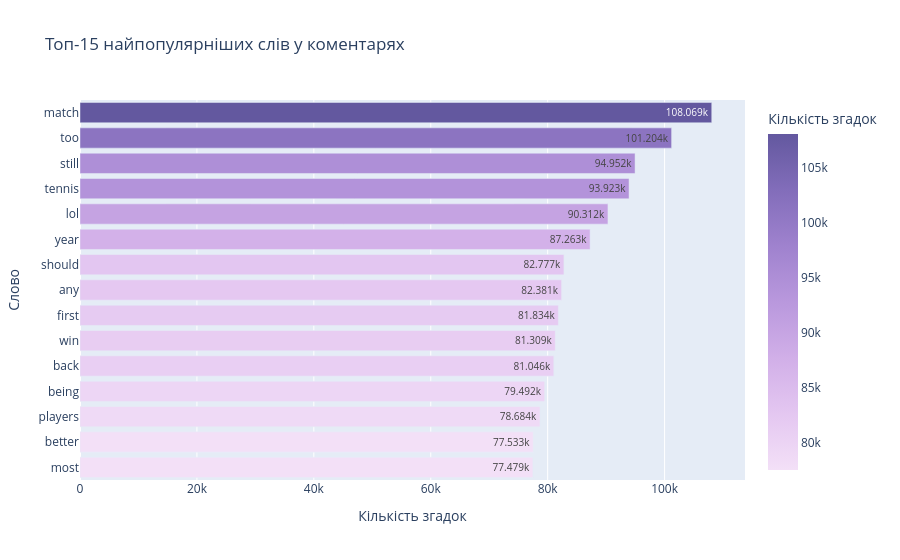

Here is the notebook cell this chart was saved with:
### Code cell
import pandas as pd
import plotly.express as px
import re
from collections import Counter

# Список стоп-слів 
stop_words = {
    'the', 'to', 'and', 'in', 'of', 'for', 'a', 'on', 'is', 'at', 'i', 'with', 
    'it', 'this', 'that', 'olympics', 'olympic', 'my', 'how', 'are', 'you', 'was', 'what', 
    'do', 'from', 'as', 'be', 'have', 'or', 'by', 'but', 'not', 'can', 'about',
    'after', 'who', 'why', 'will', 'his', 'he', 'she', 'they', 'we', 'just', 'all', 
    'out', 'has', 'up', 'if', 'so', 'like', 'there', 'would', 'people', 'one', 'more',
    'an', 'their', 'when', 'some', 'get', 'think', 'good', 'even', 'time', 'which', 'me',
    'your', 'her', 'don', 'because', 'him', 'than', 'really', 'had', 'been', 'also', 
    'see', 'only', 'them', 'now', 'much', 'know', 'can', 'did', 'very', 'were', 'then',
    'into', 'could', 'other', 'well', 'going', 'way', 'got', 'make', 'game', 'play'
}

# Оптимізований підрахунок слів
word_counts_comments = Counter()

for text in df_clean_comments['body'].dropna():
    words = re.findall(r'\b[a-z]+\b', str(text).lower())
    filtered = [w for w in words if w not in stop_words and len(w) > 2]
    word_counts_comments.update(filtered)

df_top_comments_words = pd.DataFrame(word_counts_comments.most_common(15), columns=['word', 'count'])
df_top_comments_words = df_top_comments_words.sort_values(by='count', ascending=True)

# Будуємо горизонтальний Bar Chart
fig_comments_words = px.bar(
    df_top_comments_words,
    x='count',
    y='word',
    orientation='h',
    title='Топ-15 найпопулярніших слів у коментарях',
    labels={'count': 'Кількість згадок', 'word': 'Слово'},
    text_auto=True,
    color='count',
    color_continuous_scale='Purp' 
)

fig_comments_words.update_layout(
    xaxis_title="Кількість згадок",
    yaxis_title="Слово"
)

fig_comments_words.show()

### Figure 1 — Plotly figure (JSON) as saved in the notebook; plotly's stock layout.template omitted (floating-point values rounded to 4 significant figures)
{"data": [{"hovertemplate": "Кількість згадок=%{marker.color}<br>Слово=%{y}<extra></extra>", "legendgroup": "", "marker": {"color": [77479, 77533, 78684, 79492, 81046, 81309, 81834, 82381, 82777, 87263, 90312, 93923, 94952, 101204, 108069], "coloraxis": "coloraxis", "pattern": {"shape": ""}}, "name": "", "orientation": "h", "showlegend": false, "textposition": "auto", "texttemplate": "%{x}", "type": "bar", "x": [77479, 77533, 78684, 79492, 81046, 81309, 81834, 82381, 82777, 87263, 90312, 93923, 94952, 101204, 108069], "xaxis": "x", "y": ["most", "better", "players", "being", "back", "win", "first", "any", "should", "year", "lol", "tennis", "still", "too", "match"], "yaxis": "y"}], "layout": {"barmode": "relative", "coloraxis": {"autocolorscale": false, "colorbar": {"title": {"text": "Кількість згадок"}}, "colorscale": [[0, "rgb(243, 224, 247)"], [0.1667, "rgb(228, 199, 241)"], [0.3333, "rgb(209, 175, 232)"], [0.5, "rgb(185, 152, 221)"], [0.6667, "rgb(159, 130, 206)"], [0.8333, "rgb(130, 109, 186)"], [1, "rgb(99, 88, 159)"]]}, "legend": {"tracegroupgap": 0}, "title": {"text": "Топ-15 найпопулярніших слів у коментарях"}, "xaxis": {"anchor": "y", "domain": [0, 1], "title": {"text": "Кількість згадок"}}, "yaxis": {"anchor": "x", "domain": [0, 1], "title": {"text": "Слово"}}}}
